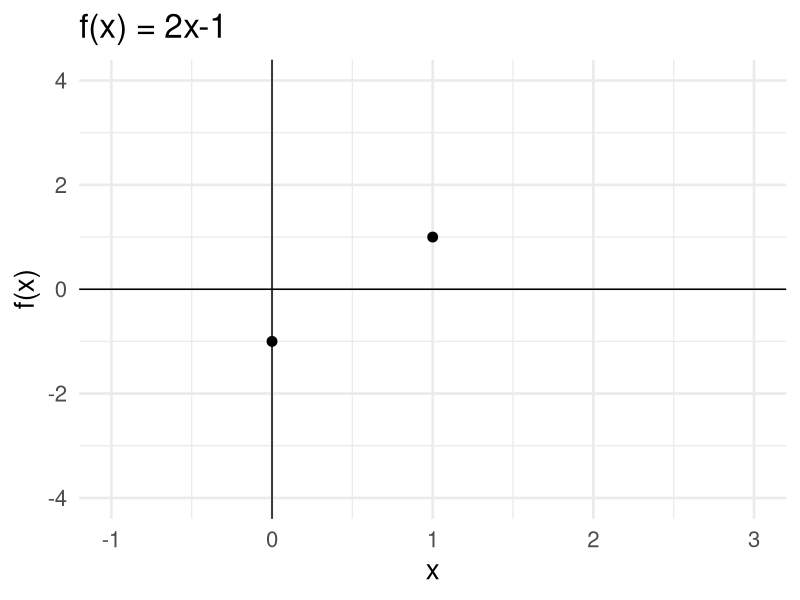
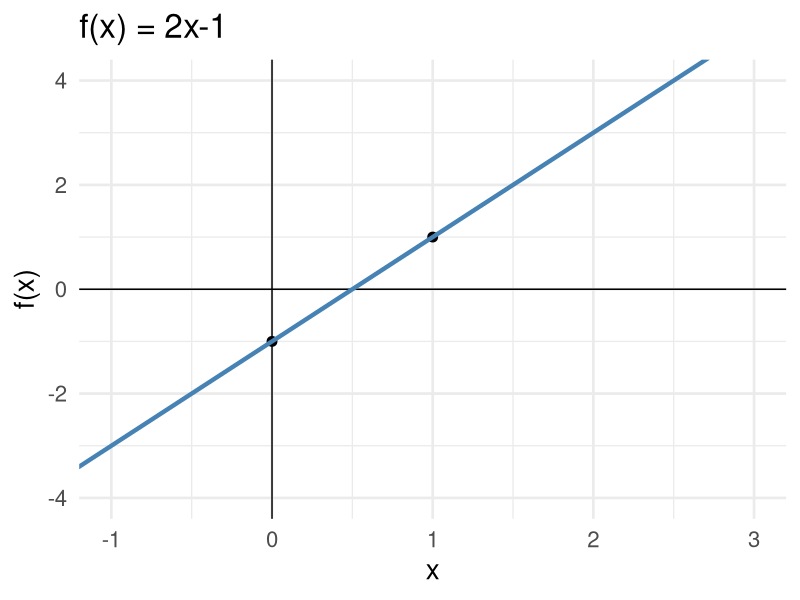
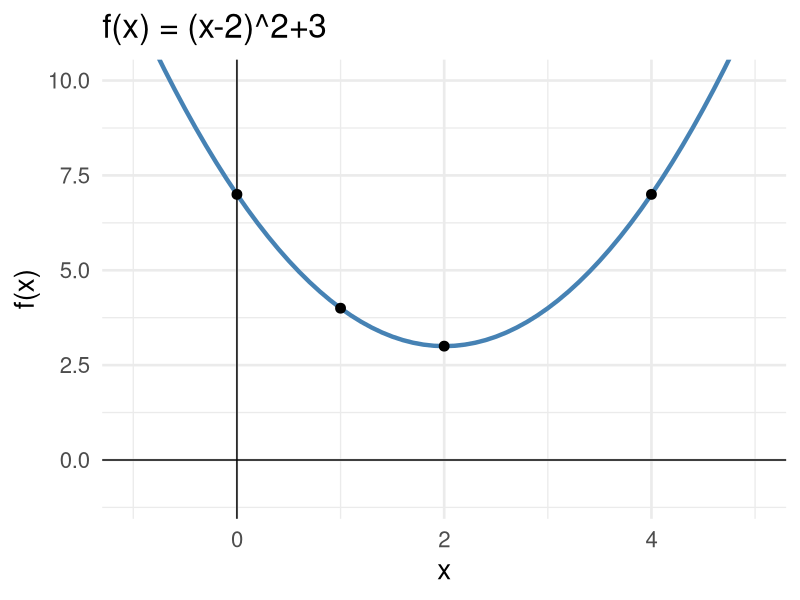
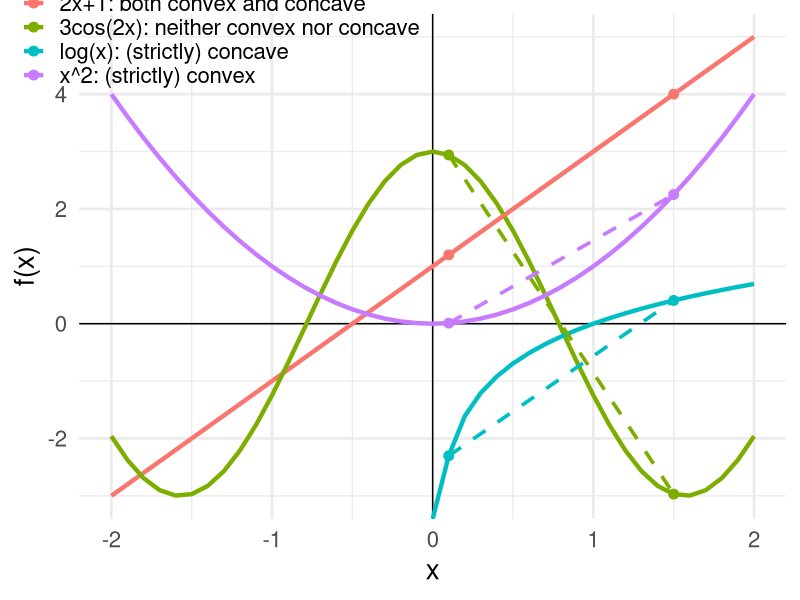
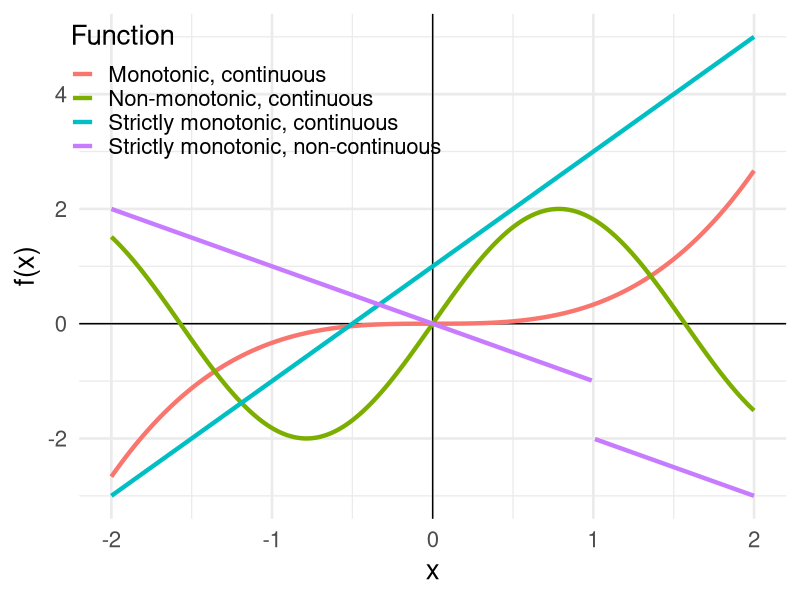
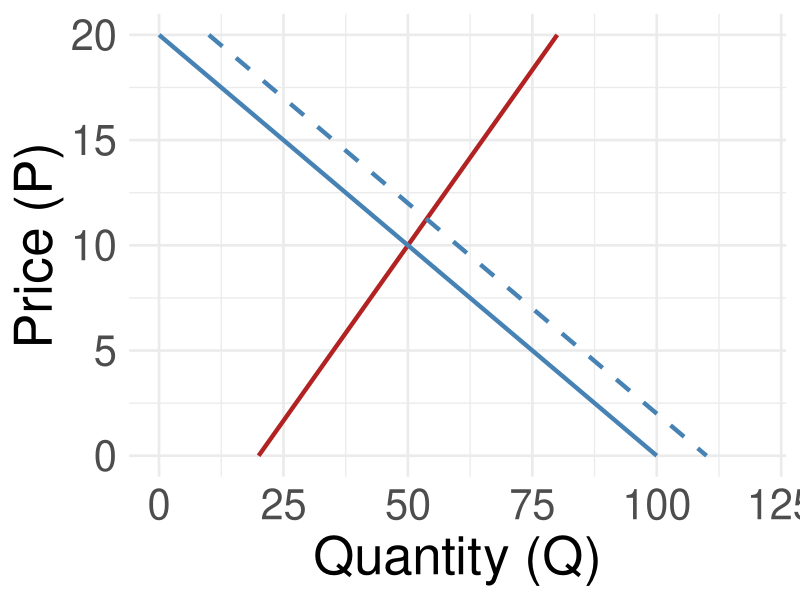
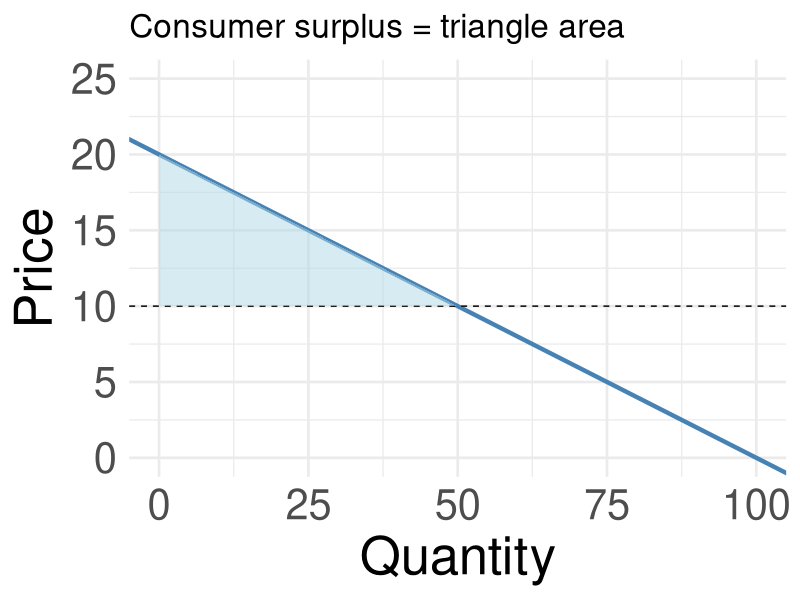
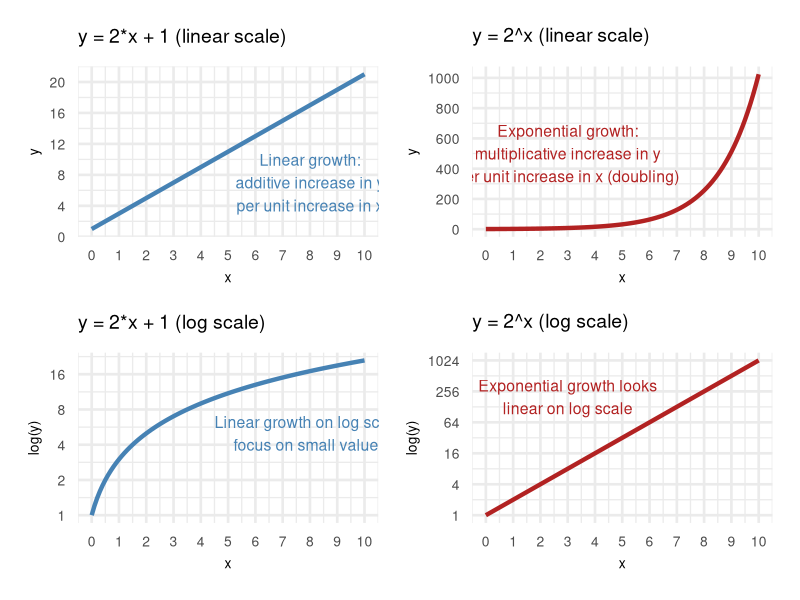

R code for these plots, in order:
## ---- chunk 1
knitr::opts_chunk$set(
  echo = FALSE,
  message = FALSE,
  warning = FALSE,
  error = FALSE
)
## ---- chunk 2
library(tidyverse)
library(patchwork)
theme_set(theme_minimal(base_size = 20))
## ---- chunk 3
p <- tibble(x = c(0, 1),
       y = 2*x-1) |>
  ggplot(aes(x = x, y = y)) +
  geom_vline(xintercept = 0) +
  geom_hline(yintercept = 0) +
  geom_point(size = 3) +
  coord_cartesian(xlim = c(-1, 3), ylim = c(-4, 4)) +
  labs(x = "x", y = "f(x)", title = "f(x) = 2x-1")
p
## ---- chunk 4
p +
  geom_abline(intercept = -1, slope = 2, color = "steelblue", linewidth = 1.5)
## ---- chunk 5
tibble(x = seq(-1, 5, 0.1),
       y = (x-2)^2+3) |>
  ggplot(aes(x = x, y = y)) +
  geom_vline(xintercept = 0) +
  geom_hline(yintercept = 0) +
  geom_line(linewidth = 1.5, color = "steelblue") +
  geom_point(data = tibble(x = c(0,1,2,4), y = c(7,4,3,7)), size = 3) +
  coord_cartesian(xlim = c(-1, 5), ylim = c(-1, 10)) +
  labs(x = "x", y = "f(x)", title = "f(x) = (x-2)^2+3")
## ---- chunk 6
d <- tibble(
  x = seq(-2, 2, 0.1),
  `x^2: (strictly) convex` = x^2,
  `2x+1: both convex and concave` = 2 * x + 1,
  `log(x): (strictly) concave` = log(x),
  `3cos(2x): neither convex nor concave` = 3 * cos(2 * x)
) |>
  pivot_longer(-x)
ggplot(d, aes(x, value, color = name)) +
  geom_hline(yintercept = 0) +
  geom_vline(xintercept = 0) +
  geom_line(linewidth = 1.5) +
  geom_point(data = filter(d, round(x, 1) %in% c(0.1, 1.5)), size = 3) +
  geom_path(
    data = filter(d, round(x, 1) %in% c(0.1, 1.5)),
    linetype = "dashed",
    linewidth = 1.25
  ) +
  labs(x = "x", y = "f(x)") +
  theme(legend.title = element_blank(), legend.position = c(0.2, 0.95))
## ---- chunk 7
d <- tibble(
  x = seq(-2, 2, 0.01),
  `Strictly monotonic, continuous` = 2 * x + 1,
  `Monotonic, continuous` = x^3/3,
  `Non-monotonic, continuous` = 2*sin(2*x),
  `Strictly monotonic, non-continuous` = ifelse(x == 1, NA, ifelse(x > 1, -x - 1, -x ))
) |>
  pivot_longer(-x, names_to = "Monotonicity")

ggplot(d, aes(x, value, color = Monotonicity)) +
  geom_hline(yintercept = 0) +
  geom_vline(xintercept = 0) +
  geom_line(linewidth = 1.5) +
  labs(x = "x", y = "f(x)", color = "Function", linetype = "Function") +
  theme(legend.position = c(0.25, 0.85))
## ---- chunk 8
demand <- tibble(P = seq(0, 20, 0.5)) |>
  mutate(Q = 100 - 5*P,
         Q_shift = 110 - 5*P)
supply <- tibble(P = seq(0, 20, 0.5)) |>
  mutate(Q = 20 + 3*P)
ggplot(demand, aes(x = Q, y = P)) +
  geom_line(data = supply, aes(y = P), color = "firebrick", linewidth = 1.5) +
  geom_line(aes(y = P), color = "steelblue", linewidth = 1.5) +
  geom_line(aes(x = Q_shift, y = P), color = "steelblue", linewidth = 1.5, linetype = "dashed") +
  labs(x = "Quantity (Q)", y = "Price (P)") +
  coord_cartesian(xlim = c(0,120), ylim = c(0,20)) +
  theme(axis.text = element_text(size = 30),
  axis.title = element_text(size = 38))
## ---- chunk 9
P_star <- 10; Q_star <- 50
CS <- tibble(Pmax = seq(10, 20, 0.5),
             Q = 100 - 5*Pmax,
             Pmin = P_star)

ggplot() +
  geom_abline(intercept = 100/5, slope = -1/5, color = "steelblue", linewidth = 1.5) +
  geom_hline(yintercept = P_star, linetype = "dashed", color = "black") +
  geom_ribbon(data = CS, aes(ymin = Pmin, ymax = Pmax, x = Q), fill = "lightblue", alpha = 0.5) +
  labs(x = "Quantity", y = "Price", title = "Consumer surplus = triangle area") +
  coord_cartesian(xlim = c(0,100), ylim = c(0,25)) +
  theme(axis.text = element_text(size = 30),
  axis.title = element_text(size = 38))
## ---- chunk 10
df <- tibble(x = seq(0, 10, 0.1), y_lin = 2 * x + 1, y_exp = 2^x)

p1 <- ggplot(df, aes(x = x, y = y_lin)) +
  geom_line(color = "steelblue", linewidth = 1.5) +
  annotate(
    "text",
    x = 8,
    y = 7,
    label = "Linear growth:\nadditive increase in y\nper unit increase in x",
    size = 4,
    color = "steelblue"
  ) +
  scale_y_continuous(breaks = seq(0, 20, 4)) +
  scale_x_continuous(breaks = seq(0, 10, 1)) +
  labs(title = expression("y = 2*x + 1 (linear scale)"), x = "x", y = "y") +
  theme(plot.title = element_text(size = 14),
  axis.title = element_text(size = 10),
  axis.text = element_text(size = 10))

p2 <- ggplot(df, aes(x = x, y = y_exp)) +
  geom_line(color = "firebrick", linewidth = 1.5) +
  annotate(
    "text",
    x = 3,
    y = 500,
    label = "Exponential growth:\nmultiplicative increase in y\nper unit increase in x (doubling)",
    size = 4,
    color = "firebrick"
  ) +
  scale_y_continuous(breaks = seq(0, 1000, 200)) +
  scale_x_continuous(breaks = seq(0, 10, 1)) +
  labs(title = expression("y = 2^x (linear scale)"), x = "x", y = "y") +
  theme(plot.title = element_text(size = 14),
  axis.title = element_text(size = 10),
  axis.text = element_text(size = 10))

p3 <- ggplot(df, aes(x = x, y = y_lin)) +
  geom_line(color = "steelblue", linewidth = 1.5) +
  scale_y_continuous(trans = "log2", breaks = 2^seq(0, 10, 1)) +
  scale_x_continuous(breaks = seq(0, 10, 1)) +
  annotate(
    "text",
    x = 8,
    y = 5,
    label = "Linear growth on log scale:\nfocus on small values",
    size = 4,
    color = "steelblue"
  ) +
  labs(title = expression("y = 2*x + 1 (log scale)"), x = "x", y = "log(y)") +
  theme(plot.title = element_text(size = 14),
  axis.title = element_text(size = 10),
  axis.text = element_text(size = 10))

p4 <- ggplot(df, aes(x = x, y = y_exp)) +
  geom_line(color = "firebrick", linewidth = 1.5) +
  scale_y_continuous(trans = "log2", breaks = 2^seq(0, 10, 2)) +
  scale_x_continuous(breaks = seq(0, 10, 1)) +
  annotate(
    "text",
    x = 3,
    y = 200,
    label = "Exponential growth looks\nlinear on log scale",
    size = 4,
    color = "firebrick"
  ) +
  labs(title = expression("y = 2^x (log scale)"), x = "x", y = "log(y)") +
  theme(plot.title = element_text(size = 14),
  axis.title = element_text(size = 10),
  axis.text = element_text(size = 10))

(p1 | p2) / (p3 | p4)
## ---- chunk 11
tibble(Q = seq(1, 8, 0.5)) |>
  mutate(P = 100 * Q^(-1)) |>
  ggplot(aes(x = Q, y = P)) +
  geom_line(linewidth = 1.5, color = "steelblue", linetype = "dashed") +
  geom_segment(
    data = NULL,
    aes(x = 4, xend = 5, y = 25, yend = 20),
    arrow = arrow(length = unit(0.2, "cm")),
    color = "firebrick",
    linewidth = 1.2
  ) +
  annotate(
    "text",
    x = 1.5,
    y = 80,
    label = "Demand",
    color = "steelblue",
    hjust = 0,
    size = 6
  ) +
  labs(y = "Price", x = "Quantity")
## ---- chunk 12
tibble(q = seq(0, 10, 0.1), pi = 10 * q - q^2) |>
  ggplot(aes(x = q, y = pi)) +
  geom_line(linewidth = 1.5, color = "steelblue") +
  geom_point(aes(x = 5, y = 25), color = "firebrick", size = 3) +
  labs(x = "Quantity", y = "Profit", title = "Maximum profit at q = 5")
## ---- chunk 13
d <- tibble(x = c(1, 1, 3, 4, 5, 5, 5, 6, 9, 10))
cat(paste0("(", paste(d$x, collapse = ", "), ")"))
## ---- chunk 14
d |>
  ggplot(aes(x = x)) +
  geom_histogram(binwidth = 1, fill = "steelblue", color = "black") +
  labs(x = "x", y = "Frequency") +
  scale_x_continuous(breaks = seq(0, 10, 1))
## ---- chunk 15
cat(paste0("(", paste(d$x, collapse = ", "), ")"))
## ---- chunk 16
d |>
  ggplot(aes(x = x)) +
  geom_histogram(
    aes(y = after_stat(density)),
    binwidth = 1,
    fill = "steelblue",
    color = "black"
  ) +
  labs(x = "x", y = "Density") +
  scale_x_continuous(breaks = seq(0, 10, 1))
## ---- chunk 17
cat(paste0("(", paste(d$x, collapse = ", "), ")"))
## ---- chunk 18
d |>
  ggplot(aes(x = x)) +
  geom_histogram(
    aes(y = after_stat(density)),
    binwidth = 1,
    fill = "steelblue",
    color = "black"
  ) +
  geom_density(bw = 0.5, fill = "turquoise", color = "black", alpha = 0.5) +
  labs(x = "x", y = "Density") +
  scale_x_continuous(breaks = seq(0, 10, 1))
## ---- chunk 19
cat(paste0("(", paste(d$x, collapse = ", "), ")"))
## ---- chunk 20
d |>
  ggplot(aes(x = x)) +
  geom_density(bw = 0.5, fill = "turquoise", color = "black") +
  labs(x = "x", y = "Density") +
  scale_x_continuous(breaks = seq(0, 10, 1))
## ---- chunk 21
d |>
  ggplot(aes(x = x)) +
  geom_histogram(
    aes(y = after_stat(density)),
    binwidth = 1,
    fill = "steelblue",
    color = "black"
  ) +
  stat_ecdf(color = "firebrick1", linewidth = 1.5) +
  labs(x = "x", y = "Density") +
  scale_x_continuous(breaks = seq(0, 10, 1)) +
  scale_y_continuous(breaks = seq(0, 1, 0.1)) +
  labs(y = "PDF / CDF")
